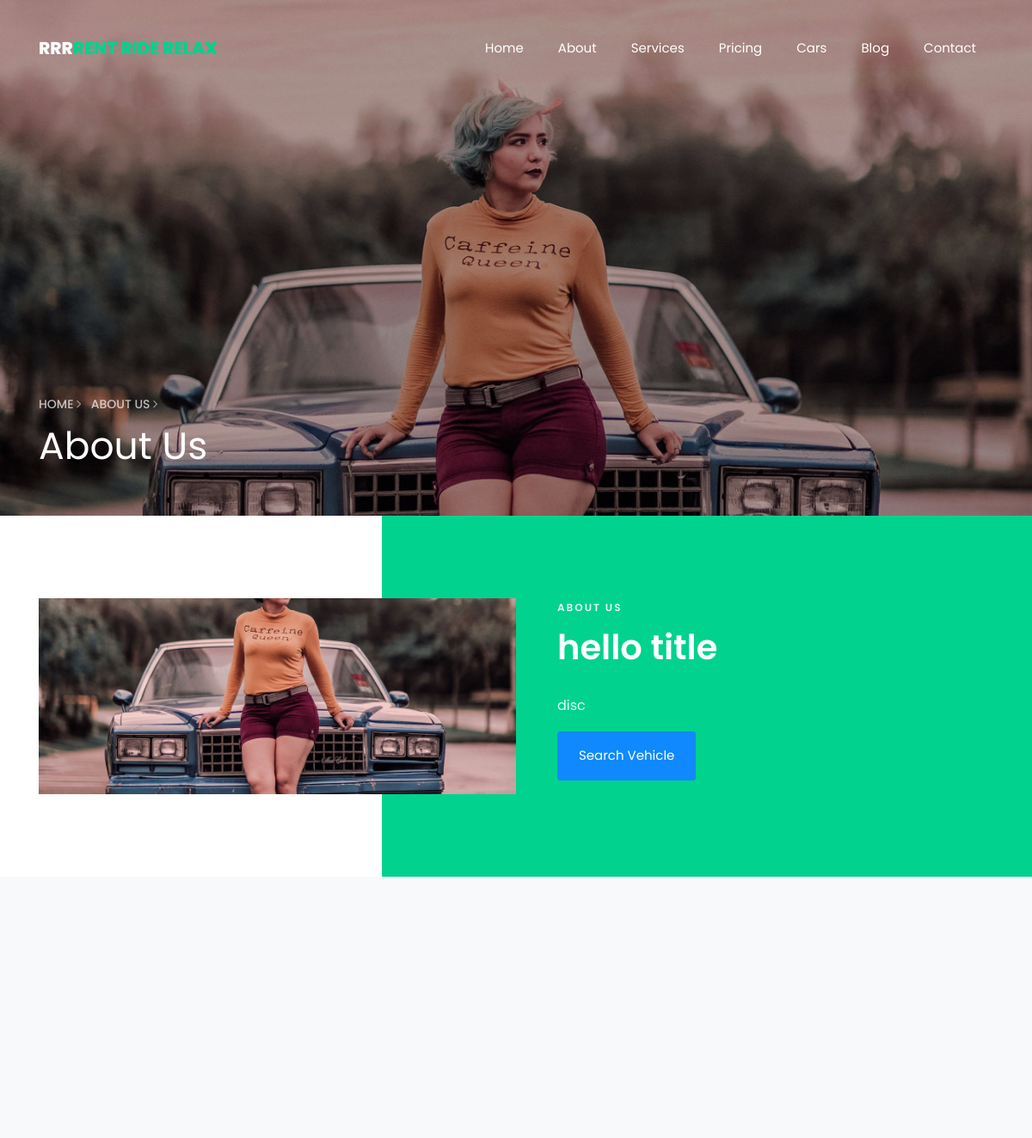
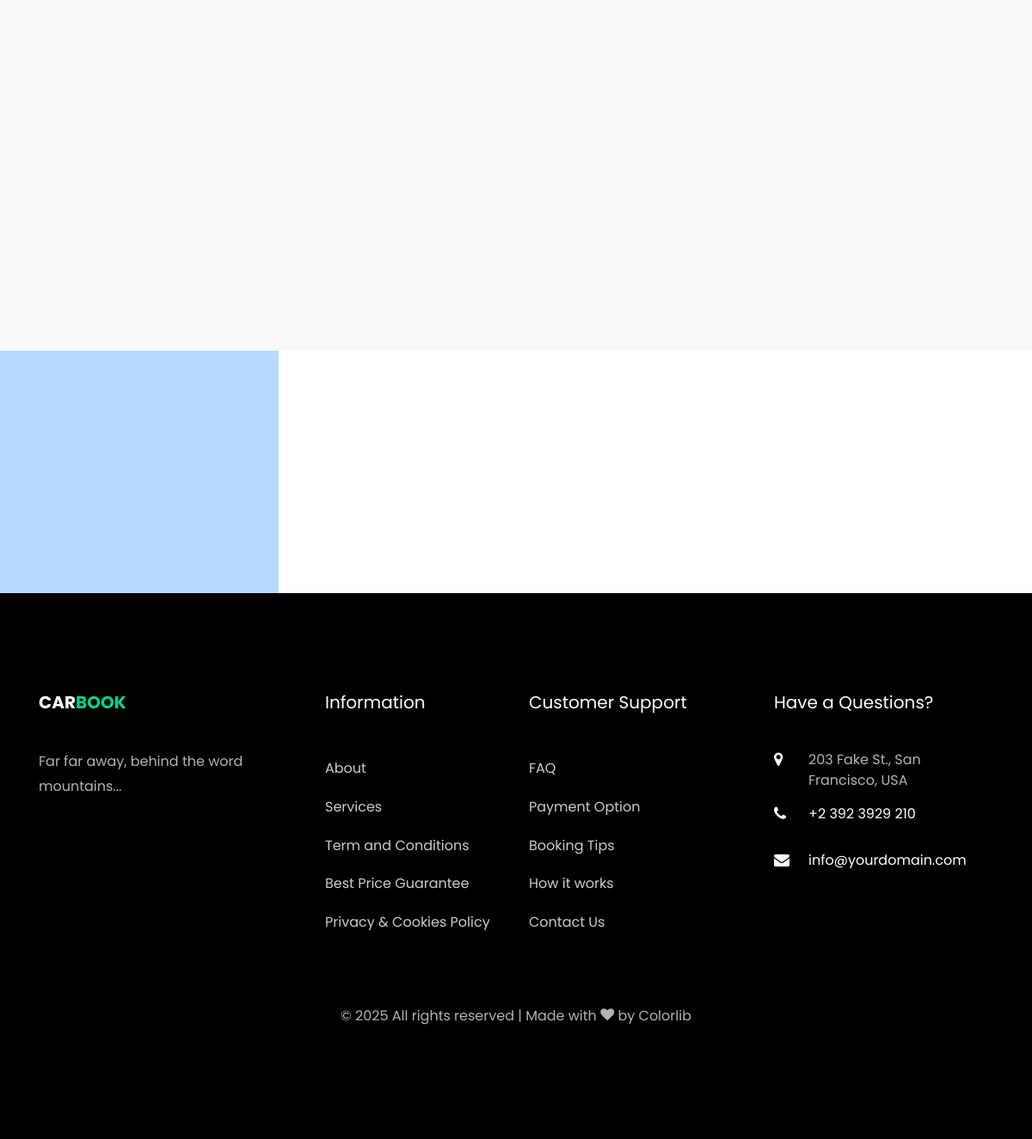
The page /about/ on the database its author committed (2 pictures, top to bottom).
### app/models.py (models this page shows, shortened)
class AboutUs(models.Model):
    index_image = models.ImageField(upload_to='about_us/index_images/')
    sub_image = models.ImageField(upload_to='about_us/sub_images/')
    title = models.CharField(max_length=200)
    description = models.TextField()

### app/views.py (the view)
# urls.py: path('about/', views.about, name='about'),
def about(request):
    about_content = AboutUs.objects.last()
    testimonials = Testimonial.objects.all()
    experience = Experience.objects.last()
    context = {
        'experience':experience,
        'about': about_content,
        'testimonials': testimonials,
    }
    return render(request, 'about.html', context)

### templates/about.html (shortened to what this page needs)
{% extends 'base/base.html' %}
{% load static %}
{% block content %}
<!DOCTYPE html>
<section class="hero-wrap hero-wrap-2 js-fullheight"
         style="background-image: url('{{ about.index_image.url }}');"
         data-stellar-background-ratio="0.5">
  <div class="overlay"></div>
  <div class="container">
    <div class="row no-gutters slider-text js-fullheight align-items-end justify-content-start">
      <div class="col-md-9 ftco-animate pb-5">
        <p class="breadcrumbs">
          <span class="mr-2">
            <a href="{% url 'index' %}">Home <i class="ion-ios-arrow-forward"></i></a>
          </span>
          <span>About us <i class="ion-ios-arrow-forward"></i></span>
        </p>
        <h1 class="mb-3 bread">About Us</h1>
      </div>
    </div>
  </div>
</section>
<section class="ftco-section ftco-about">
  <div class="container">
    <div class="row no-gutters">
      <div class="col-md-6 p-md-5 img img-2 d-flex justify-content-center align-items-center"
           style="background-image: url('{{ about.sub_image.url }}');">
      </div>
      <div class="col-md-6 wrap-about ftco-animate">
        <div class="heading-section heading-section-white pl-md-5">
          <span class="subheading">About us</span>
          <h2 class="mb-4">{{ about.title }}</h2>
          <p>{{ about.description }}</p>
          <p><a href="{% url 'car' %}" class="btn btn-primary py-3 px-4">Search Vehicle</a></p>
        </div>
      </div>
    </div>
  </div>
</section>
<section class="ftco-section testimony-section bg-light">
  <div class="container">
    <div class="row justify-content-center mb-5">
    </div>
  </div>
</section>
<section class="ftco-counter ftco-section img" id="section-counter">
  <div class="overlay"></div>
  <div class="container">
    <div class="row">
    </div>
  </div>
</section>
{% endblock %}

### rows shown on the page
AboutUs: index_image (picture), sub_image (picture), title "hello title", description "disc"
